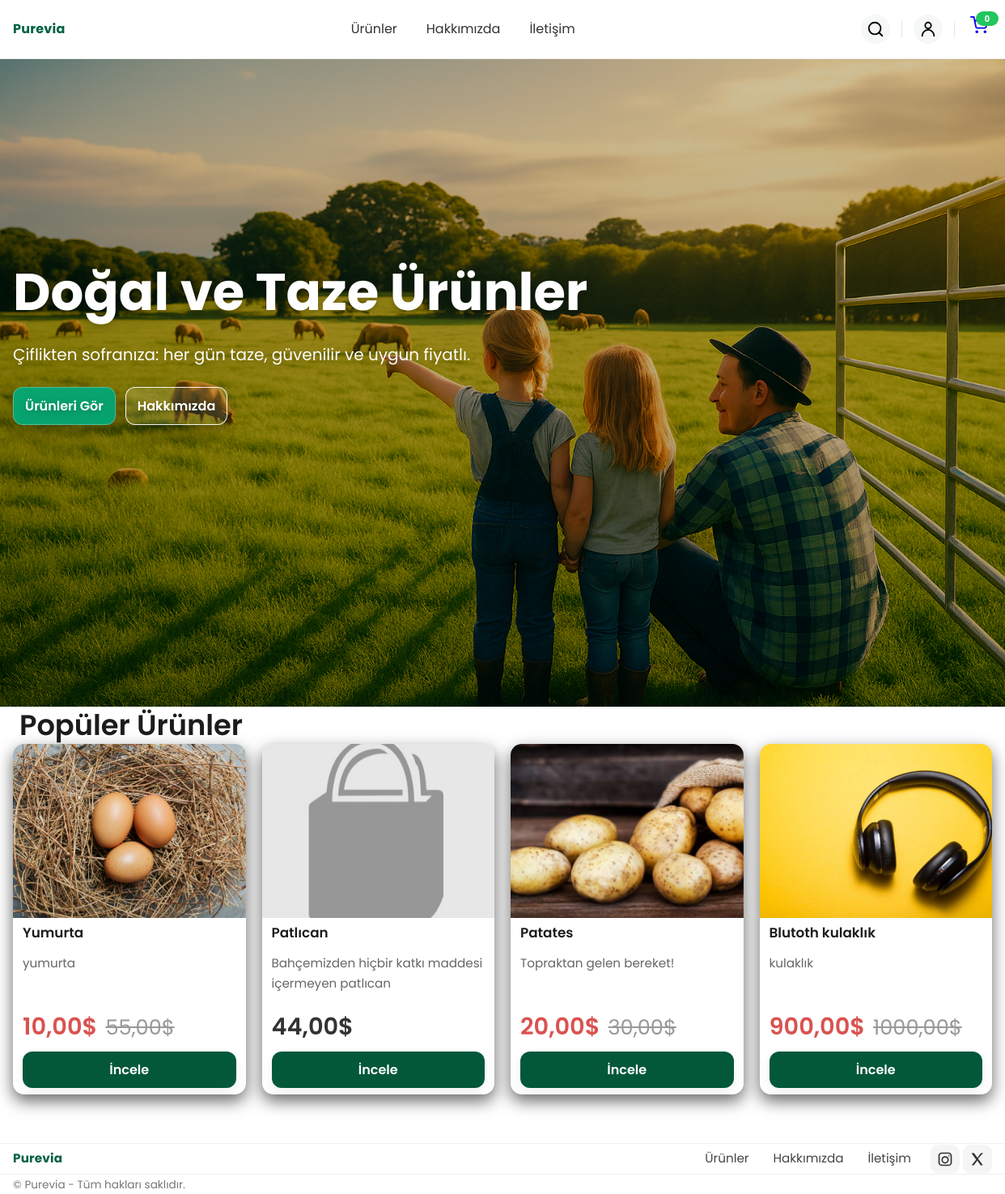
The page / on the database its author committed.
### urunler/models.py (models this page shows, shortened)
class Urunler(models.Model):
    isim = models.CharField(max_length=100)
    kullanici = models.ForeignKey(User,on_delete=models.CASCADE)
    marka = models.ForeignKey(Markalar,on_delete=models.CASCADE,blank=True,null=True)
    kategori =models.ForeignKey(Kategoriler,on_delete=models.CASCADE,null=True,blank=True)
    fiyat = models.DecimalField(decimal_places=2, max_digits=10)
    indirimli_fiyat = models.DecimalField(decimal_places=2, max_digits=10,null=True,blank=True)
    kisa_aciklama = models.CharField(max_length=100, null=True, blank=True)
    aciklama=models.TextField(blank=True, null=True)
    seo_title = models.CharField(max_length=100, null=True, blank=True)
    seo_description = models.TextField( null=True, blank=True)
    slug = models.SlugField(max_length=100, null=True, blank=True)
    aktifmi = models.BooleanField(default=True)
    resim = models.ImageField(upload_to="urunresimleri", null=True, blank=True)
    tarih = models.DateTimeField(auto_now_add=True)
    anasayfa = models.BooleanField(default=True)
    @property
    def image_url(self):
        try:
            if self.resim and hasattr(self.resim, "url"):
                return self.resim.url
        except Exception:
            pass
        return static("/default_image1.jpg")
    class Meta:
        verbose_name_plural = "Urunler"
        verbose_name = "Urun"

### urunler/views.py (the view)
# urls.py: path("", views.index, name="index"),
def index(request):
    urunler = Urunler.objects.filter(anasayfa=True)
    return render(request, 'index.html',{"products":urunler})

### Purevia/context_processors.py (called while the page is built)
def global_context(request):
    cart = get_cart(request)
    total_items = 0
    for item in cart.values():
        if isinstance(item,dict):
            total_items += int(item.get('qty',0) or 0)
    return {
        'cart':cart,
        'cart_total_items':total_items,
        'site_name':'Purevia',
        'brand_color':'#006241',
    }

def cart_counter(request):
    cart = request.session.get('cart') or {}
    total_qty = 0
    for _, row in cart.items():
        try:
            total_qty += int(row.get('qty', 1))
        except Exception:
            total_qty += 1
    return {'cart_count':total_qty}

### urunler/utils.py (called while the page is built, shortened)
def get_cart(request):
    raw = request.session.get(CART_KEY) or {}
    cart = {}
    changet = False
    if changet:
        request.session[CART_KEY] = cart
        request.session.modified = True
    return cart

### templates/index.html (shortened to what this page needs)
{% extends "base.html" %}
{% load static %}
{% block content %}
<section class="hero" style="--hero-img: url('{% static "images/arkaplan2.png" %}');">
    <div class="container">
        <div class="hero-inner">
            <h1 class="hero-title">Doğal ve Taze Ürünler</h1>
            <p class="hero-sub">Çiflikten sofranıza: her gün taze, güvenilir ve uygun fiyatlı.</p>
            <div class="hero-actions">
                <a href="#" class="btn btn-primary">Ürünleri Gör</a>
                <a href="#" class="btn btn-ghost">Hakkımızda</a>
            </div>
        </div>
    </div>
</section>
<section class="container">
    <h2 class="secton-title"> Popüler Ürünler</h2>
    <div class="product-grid">
        {% for urun in products %}
            <article class="card">
                <a href="{% url 'purevia:urundetay' urun.slug %}" class="card-media">
                    <img src="{{ urun.image_url }}" alt="{{ urun.isim }}">
                </a>
                <div class="card-body">
                    <h3 class="card-title clamp-1"> {{urun.isim}} </h3>
                    {% if urun.kisa_aciklama %}
                        <p class="card-desc clamp-2"> {{urun.kisa_aciklama}} </p>
                    {% endif %}
                    <div class="card-footer">
                        <div class="price-row">
                            {% if urun.indirimli_fiyat %}
                                <strong class="price-discount"> {{urun.indirimli_fiyat}}$</strong>
                                <del class="old">{{urun.fiyat}}$</del>
                            {% else %}
                                <strong class="price"> {{urun.fiyat}}$</strong>
                            {% endif %}
                        </div>
                    </div>
                    <a href="{% url 'purevia:urundetay' urun.slug %}" class="btn btn-primary">İncele</a>
                </div>
            </article>
        {% endfor %}
    </div>
</section>
{% endblock content %}

### static/css/style.css (style rules this page uses)
body { font-family: 'Poppins', sans-serif; font-weight: 400; font-size: 16px; line-height: 1.6; color: #333; }
h1, h2, h3, h4, h5 { font-weight: 600; line-height: 1.3; color: #1c1c1c; margin: 0 0 0 0.5rem; }
h1 { font-size: clamp(2rem, 5vw, 3rem); }
h2 { font-size: clamp(1.5rem, 3vw, 2.2rem); }
h3 { font-size: clamp(1.2rem, 2.5vw, 1.6rem); }
p { font-size: 1rem; color: #555; margin-bottom: 1em; }
.container { max-width: 1100px; margin: 0 auto; }
.product-grid { display: grid; gap: 20px; grid-template-columns: repeat(auto-fit,minmax(260px,1fr)); }
.card { background-color: #fff; border-radius: 14px; box-shadow: 0 8px 20px rgba(0, 0, 0, 0.6); overflow: hidden; transition: transform .15s ease, box-shadow .15s ease ; display: flex; flex-direction: column; transition: transform .18s ease, box-shadow .18s ease; }
.card-media { display: block; aspect-ratio: 4 / 3; background: #f3f3f3; position: relative; overflow: hidden; }
.card-media img { width: 100%; height: 100%; object-fit: cover; object-position: center; transform: scale(1); transition: transform .35s ease, filter .35s ease; will-change: transform; }
.card-body { display: flex; flex-direction: column; gap: 8px; flex: 1; padding: 8px 12px; }
.clamp-1 { overflow: hidden; text-overflow: ellipsis; white-space: nowrap; }
.clamp-2 { display: -webkit-box; -webkit-line-clamp: 2; -webkit-box-orient: vertical; overflow: hidden; }
.card-footer { margin-top: auto; display: flex; align-items: center; justify-content: space-between; gap: 12px; }
.card-title { margin: 0 0 6px; font-size: 1.05rem; line-height: 1.3; }
.card-desc { margin: 0 0 10px; color: #666; font-size: .95rem; }
.price-row { display: flex; align-items: baseline; gap: 10px; text-align: center; }
.price { font-weight: 600; font-size: 1.8rem; }
.price-discount { font-weight: 600; color: #d9534f; font-size: 1.8rem; }
.old { color: #999; font-size: 0.95rem; text-decoration: line-through; font-size: 1.6rem; }
.btn { display: inline-block; text-align: center; padding: 10px 14px; border-radius: 12px; font-weight: 600; box-shadow: 0 6px 16px rgba(0, 0, 0, .06); text-decoration: none; }
.btn-primary { flex-shrink: 0; background-color: #03583a; color: #fff; border-radius: 12px; transition: background .15s ease, transform 1s ease; }
.hero .btn-primary { background: #12a171; color: #fff; border: 1px solid rgba(255,255,255,.28); box-shadow: 0 10px 24px rgba(0,0,0,.25); }
.hero .btn-ghost { color: #fff; border: 1px solid rgba(255,255,255,.85); background: rgba(255,255,255,.10); backdrop-filter: saturate(130%) blur(1.5px); box-shadow: 0 8px 20px rgba(0,0,0,.20); }
.btn-ghost { background: transparent; color: #237e60; border: 1px solid #237e60; transition: background .15s ease, transform 1s ease; }
.hero { position: relative; min-height: clamp(90vh,100vh,115vh); display: grid; align-items: center; isolation: isolate; color: #1c1c1c; background-image: var(--hero-img); background-size: cover; background-position: center 35%; background-repeat: no-repeat; background-attachment: fixed; filter: saturate(1.05) contrast(1.04); }
.hero::before { content: ""; position: absolute; inset: 0; background: linear-gradient( to bottom, rgba(0, 0, 0,.20) 0%, rgba(0, 0, 0,.28 ) 40%, rgba(0,0,0,.35) 100% ); z-index: 0; }
.hero .container { width: 100%; }
.hero-inner { position: relative; z-index: 1; color: #111; opacity: 0; text-shadow: 0 2px 10px rgba(0, 0, 0, .25); transform: translateY(10px); animation: fadeUp .55s ease forwards; padding-bottom: clamp(40px, 12vh, 160px); color:#fff; }
.hero { opacity: 0; transform: translateY(10px); animation: heroIn .55s ease .55s forwards; }
.hero-inner > *:nth-child(2) { animation-delay: .08s; }
.hero-inner > *:nth-child(3) { animation-delay: .16s; }
.hero-title { font-size: clamp(32px,6.5vw,64px); line-height: 1.12; margin: 0 0 .4em; font-weight: 700; color:#fff; }
.hero-sub { font-size: clamp(15px,2.2vw,20px); color: rgba(255, 255, 255, .95); margin: 0 0 1.2em; }
.hero-actions { display: flex; gap: 12px; flex-wrap: wrap; }
.hero .btn, .hero .btn-primary, .hero .btn-ghost { position: relative; z-index: 1; color: #fff !important; box-shadow: 0 10px 24px rgba(0, 0, 0,.25); }
.hero .btn-ghost { background: rgba(255, 255,255, .12) !important; border: 1px solid rgba(255,255,255,.9) !important; backdrop-filter: saturate(130%) blur(1.5px); }

### rows shown on the page
Urunler: image_url (picture), isim "Yumurta", kisa_aciklama "yumurta", indirimli_fiyat "10,00", fiyat "55,00"
Urunler: shows a picture, isim "Patlıcan", kisa_aciklama "Bahçemizden hiçbir katkı maddesi içermeyen patlıcan", fiyat "44,00"
Urunler: image_url (picture), isim "Patates", kisa_aciklama "Topraktan gelen bereket!", indirimli_fiyat "20,00", fiyat "30,00"
Urunler: image_url (picture), isim "Blutoth kulaklık", kisa_aciklama "kulaklık", indirimli_fiyat "900,00", fiyat "1000,00"

### other values the page prints
{{ cart_count|default:0 }} "0"
